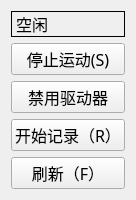
  <widget class="QWidget" name="">
   <property name="geometry">
    <rect>
     <x>1200</x>
     <y>120</y>
     <width>133</width>
     <height>165</height>
    </rect>
   </property>
   <layout class="QVBoxLayout" name="verticalLayout_8">
    <item>
     <widget class="QLabel" name="label">
      <property name="font">
       <font>
        <family>微软雅黑 Light</family>
        <pointsize>12</pointsize>
       </font>
      </property>
      <property name="styleSheet">
       <string notr="true"/>
      </property>
      <property name="frameShape">
       <enum>QFrame::Box</enum>
      </property>
      <property name="text">
       <string>空闲</string>
      </property>
     </widget>
    </item>
    <item>
     <widget class="QPushButton" name="stop_btn">
      <property name="font">
       <font>
        <family>微软雅黑 Light</family>
        <pointsize>12</pointsize>
       </font>
      </property>
      <property name="autoFillBackground">
       <bool>false</bool>
      </property>
      <property name="styleSheet">
       <string notr="true"/>
      </property>
      <property name="text">
       <string>停止运动(S)</string>
      </property>
      <property name="flat">
       <bool>false</bool>
      </property>
     </widget>
    </item>
    <item>
     <widget class="QPushButton" name="pushButton_2">
      <property name="font">
       <font>
        <family>微软雅黑 Light</family>
        <pointsize>12</pointsize>
       </font>
      </property>
      <property name="styleSheet">
       <string notr="true"/>
      </property>
      <property name="text">
       <string>禁用驱动器</string>
      </property>
     </widget>
    </item>
    <item>
     <widget class="QPushButton" name="start_btn">
      <property name="font">
       <font>
        <family>微软雅黑 Light</family>
        <pointsize>12</pointsize>
       </font>
      </property>
      <property name="styleSheet">
       <string notr="true"/>
      </property>
      <property name="text">
       <string>开始记录（R）</string>
      </property>
     </widget>
    </item>
    <item>
     <widget class="QPushButton" name="pushButton_4">
      <property name="font">
       <font>
        <family>微软雅黑 Light</family>
        <pointsize>12</pointsize>
       </font>
      </property>
      <property name="styleSheet">
       <string notr="true"/>
      </property>
      <property name="text">
       <string>刷新（F）</string>
      </property>
     </widget>
    </item>
   </layout>
  </widget>
